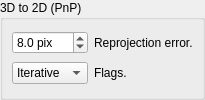
                      <widget class="QWidget" name="page_39">
                       <layout class="QVBoxLayout" name="verticalLayout_69">
                        <property name="spacing">
                         <number>0</number>
                        </property>
                        <property name="margin">
                         <number>0</number>
                        </property>
                        <item>
                         <widget class="QGroupBox" name="groupBox_13">
                          <property name="title">
                           <string>3D to 2D (PnP)</string>
                          </property>
                          <layout class="QGridLayout" name="gridLayout_59" columnstretch="0,1">
                           <item row="0" column="0">
                            <widget class="QDoubleSpinBox" name="loopClosure_pnpReprojError">
                             <property name="suffix">
                              <string> pix</string>
                             </property>
                             <property name="decimals">
                              <number>1</number>
                             </property>
                             <property name="minimum">
                              <double>0.100000000000000</double>
                             </property>
                             <property name="singleStep">
                              <double>1.000000000000000</double>
                             </property>
                             <property name="value">
                              <double>8.000000000000000</double>
                             </property>
                            </widget>
                           </item>
                           <item row="0" column="1">
                            <widget class="QLabel" name="label_236">
                             <property name="text">
                              <string>Reprojection error.</string>
                             </property>
                             <property name="wordWrap">
                              <bool>true</bool>
                             </property>
                            </widget>
                           </item>
                           <item row="1" column="0">
                            <widget class="QComboBox" name="loopClosure_pnpFlags">
                             <item>
                              <property name="text">
                               <string>Iterative</string>
                              </property>
                             </item>
                             <item>
                              <property name="text">
                               <string>EPNP</string>
                              </property>
                             </item>
                             <item>
                              <property name="text">
                               <string>P3P</string>
                              </property>
                             </item>
                            </widget>
                           </item>
                           <item row="1" column="1">
                            <widget class="QLabel" name="label_235">
                             <property name="text">
                              <string>Flags.</string>
                             </property>
                             <property name="wordWrap">
                              <bool>true</bool>
                             </property>
                            </widget>
                           </item>
                          </layout>
                         </widget>
                        </item>
                       </layout>
                      </widget>
